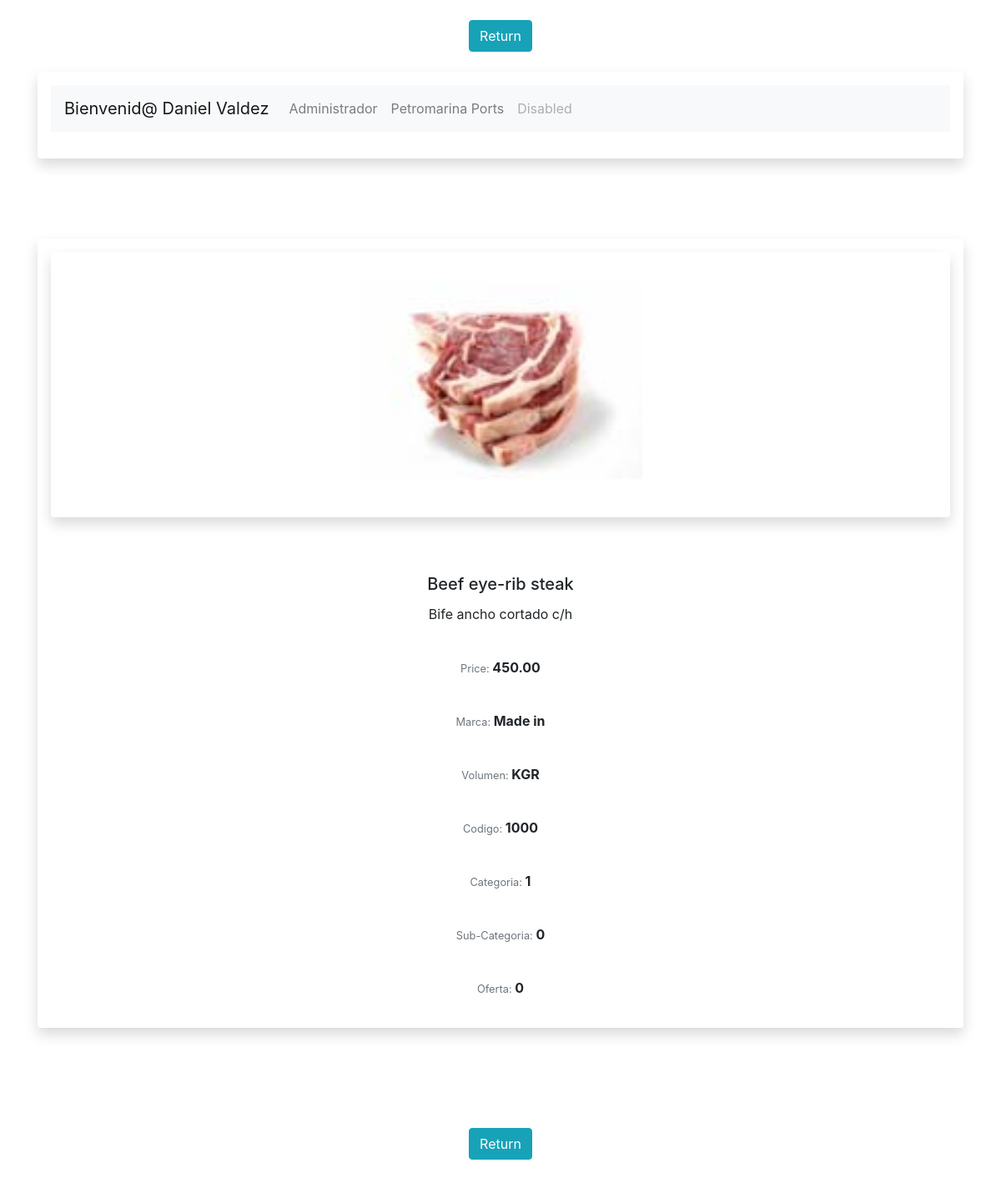
Page /login/0noticiasSistem/welcomeShopView.php?id=2 (signed in) on the committed database.
### tables this page shows
CREATE TABLE `usuarios` (
  `id` int(11) NOT NULL,
  `usuario` varchar(30) NOT NULL,
  `password` varchar(130) NOT NULL,
  `nombre` varchar(100) NOT NULL,
  `correo` varchar(80) NOT NULL,
  `last_session` datetime DEFAULT NULL,
  `activacion` int(11) NOT NULL DEFAULT '0',
  `token` varchar(40) NOT NULL,
  `token_password` varchar(100) DEFAULT NULL,
  `password_request` int(11) DEFAULT '0',
  `id_tipo` int(11) NOT NULL
);

CREATE TABLE `tbl_productos` (
  `id_producto` int(11) NOT NULL,
  `strProdNombProducto` varchar(50) DEFAULT NULL,
  `strProdMarca` varchar(20) NOT NULL,
  `strProdVolumen` varchar(20) NOT NULL,
  `strProdDescripcion` varchar(100) DEFAULT NULL,
  `floatProdPrecio` float(7,2) DEFAULT NULL,
  `strProdCodigo` varchar(30) DEFAULT NULL,
  `strProdImagen` varchar(100) DEFAULT NULL,
  `strProdImagenThumb` varchar(100) DEFAULT NULL,
  `id_categProd` int(11) NOT NULL,
  `id_subcategProd` int(11) NOT NULL,
  `strOferta` int(11) NOT NULL,
  `userModif` varchar(50) NOT NULL
);

### login/0noticiasSistem/welcomeShopView.php (the view, shortened to what this page needs)
<?php
   require '../funcs/loginConexion.php';
      $idR = $_GET["id"];
	  $idUsuario = $_SESSION["id_usuario"];
	  $sql = "SELECT id, nombre FROM usuarios WHERE id = '$idUsuario'";
	  $result = $mysqli->query($sql);
	  $row = $result->fetch_assoc();
			$sql = "SELECT * FROM tbl_productos WHERE id_producto = '$idR'";
			$resultado8 = $mysqli->query($sql);
?>
<html>
<head>
		<link rel="stylesheet" href="https://stackpath.bootstrapcdn.com/bootstrap/4.4.1/css/bootstrap.min.css">
</head>
<body>
	<div class="container text-center">
		<button class="btn btn-info my-2 my-sm-0 mb-3 "title="Return" onclick = "window.location.href='welcomeShop.php'">  Return </button>
		<div class="shadow p-3 mb-5 bg-white rounded">
			<nav class="navbar navbar-expand-lg navbar-light bg-light mb-3">
				<a class="navbar-brand" href="#"> <?php echo 'Bienvenid@ '.utf8_decode($row['nombre']); ?> </a>
				<div class="collapse navbar-collapse" id="navbarSupportedContent">
					<ul class="navbar-nav mr-auto">
					<?php if($_SESSION['tipo_usuario']==1) { ?>
						<li class="nav-item">
							<a class="nav-link" href="#">Administrador <span class="sr-only">(current)</span></a>
						</li>
						<li class="nav-item">
							<a class="nav-link" href="#">Petromarina Ports<span class="sr-only">(current)</span></a>
						</li>
					<?php } ?>
					<li class="nav-item">
						<a class="nav-link disabled" href="#">Disabled</a>
					</li>
					</ul>
				</div>
			</nav>
		</div>
<?php if($_SESSION['tipo_usuario']==1) { ?>
		<div class="shadow p-3 mb-5 bg-white rounded">
		<?php while($row = $resultado8->fetch_array(MYSQLI_ASSOC)) { ?>
			<div class="shadow p-3 mb-5 bg-white rounded">
				<div class="card-body">
					<img  width="340" src="../../carroCompras/img/productos/miniatura/Shop_Mini_<?php echo $row['strProdImagen']; ?>">
				</div>
			</div>
			<div class="card-body">
				<h5 class="card-title"> <?php echo $row['strProdNombProducto']; ?>  </h5>
				<p class="card-text"> <?php echo $row['strProdDescripcion']; ?> </p>
			</div>
			<div class="card-body">
				<p class="card-text"><span class="text-muted"><small>Price: </small> </span>
			<strong><?php echo $row['floatProdPrecio']; ?></strong></p>
			</div>
			<div class="card-body">
				<p class="card-text"><span class="text-muted"><small>Marca: </small> </span>
			<strong><?php echo $row['strProdMarca']; ?></strong></p>
			</div>
			<div class="card-body">
				<p class="card-text"><span class="text-muted"><small>Volumen: </small> </span>
			<strong><?php echo $row['strProdVolumen']; ?></strong></p>
			</div>
			<div class="card-body">
				<p class="card-text"><span class="text-muted"><small>Codigo: </small> </span>
			<strong><?php echo $row['strProdCodigo']; ?></strong></p>
			</div>
			<div class="card-body">
				<p class="card-text"><span class="text-muted"><small>Categoria: </small> </span>
			<strong><?php echo $row['id_categProd']; ?></strong></p>
			</div>
			<div class="card-body">
				<p class="card-text"><span class="text-muted"><small>Sub-Categoria: </small> </span>
			<strong><?php echo $row['id_subcategProd']; ?></strong></p>
			</div>
			<div class="card-body">
				<p class="card-text"><span class="text-muted"><small>Oferta: </small> </span>
			<strong><?php echo $row['strOferta']; ?></strong></p>
			</div>
		</div>
			<?php }  ?>
				<button class="btn btn-info my-2 my-sm-0 mb-3 "title="Return" onclick = "window.location.href='welcomeShop.php'">  Return </button>
			</div>
</body>
<?php }  ?>
</html>

### rows in the picture
usuarios: nombre "Daniel Valdez"
tbl_productos: strProdImagen (picture), strProdNombProducto "Beef eye-rib steak", strProdDescripcion "Bife ancho cortado c/h", floatProdPrecio "450.00", strProdMarca "Made in", strProdVolumen "KGR", strProdCodigo "1000", id_categProd "1", id_subcategProd "0", strOferta "0"
